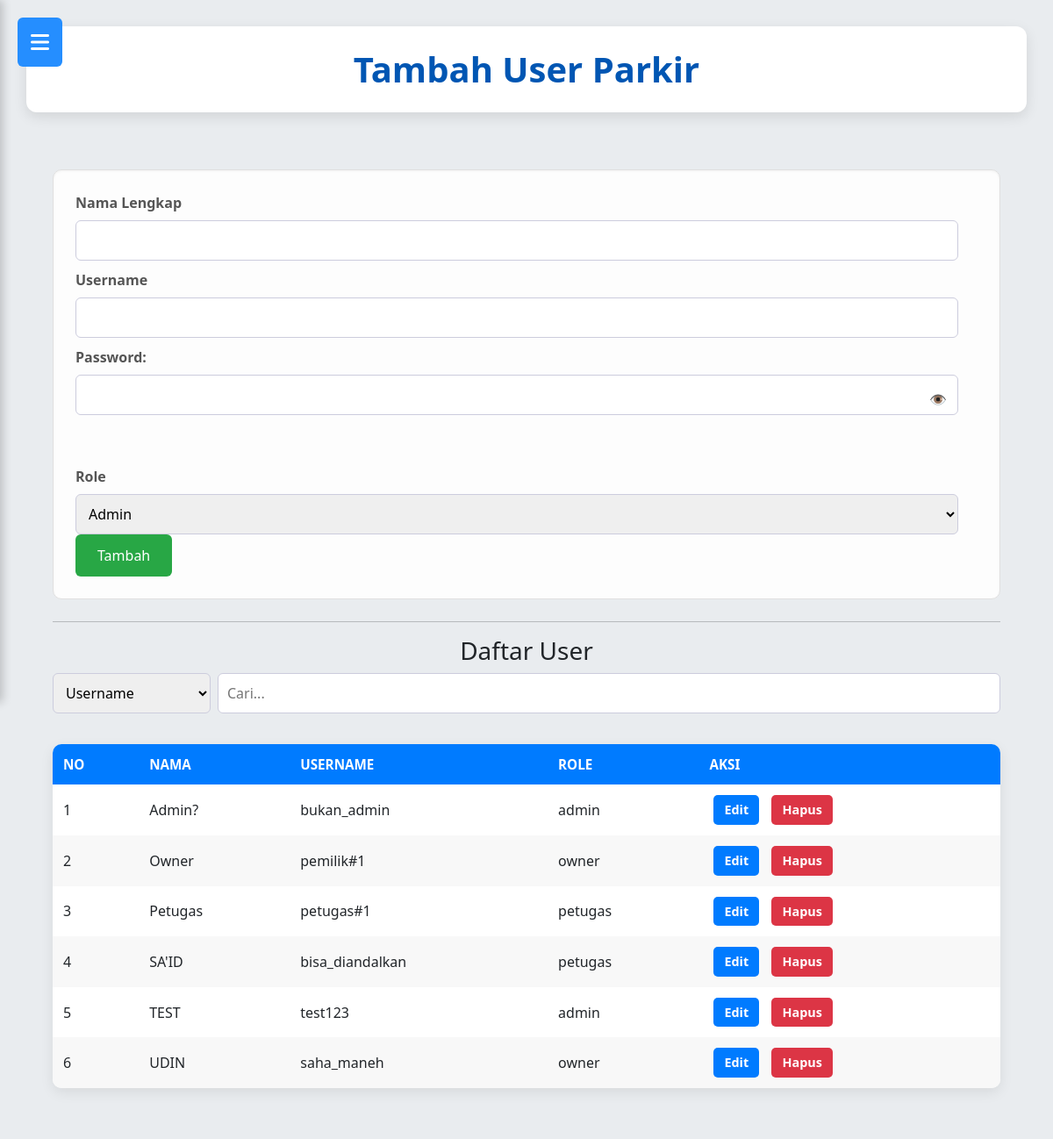
The page /tambah_user_parkir.php (signed in) on the database as committed earlier.
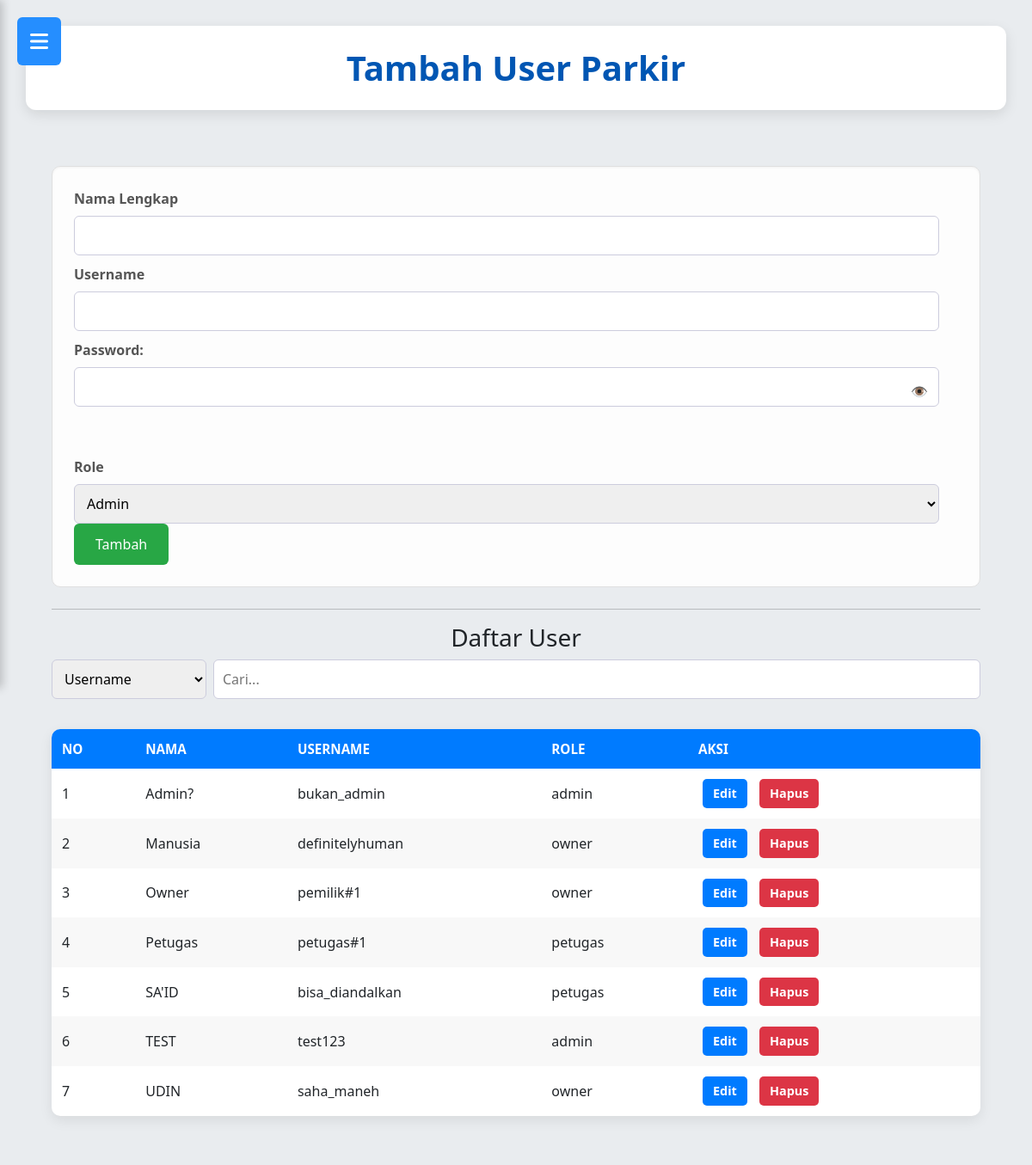
The same page on the database as committed later.
### tables this page shows
CREATE TABLE `tb_user` (
  `id_user` int(11) NOT NULL,
  `nama_lengkap` varchar(50) NOT NULL,
  `username` varchar(50) NOT NULL,
  `password` varchar(100) NOT NULL,
  `role` enum('admin','petugas','owner') NOT NULL,
  `status_aktif` tinyint(1) NOT NULL
);

### tambah_user_parkir.php (the view, shortened to what this page needs)
<?php
$edit_mode = false;
$edit_id = $edit_nama_lengkap = $edit_username = $edit_role = '';
?>
<!DOCTYPE html>
<html lang="id">
    <head>
        <link rel="stylesheet" href="desain_parkir.css">
        <link href="https://cdn.jsdelivr.net/npm/bootstrap@5.3.0/dist/css/bootstrap.min.css" rel="stylesheet">
        <link href="https://cdnjs.cloudflare.com/ajax/libs/font-awesome/6.4.2/css/all.min.css" rel="stylesheet">
        <link href="https://cdnjs.cloudflare.com/ajax/libs/font-awesome/6.4.0/css/all.min.css" rel="stylesheet">
        <link href="https://cdn.jsdelivr.net/npm/bootstrap@5.3.0/dist/css/bootstrap.min.css" rel="stylesheet">
        <link rel="stylesheet" href="https://cdnjs.cloudflare.com/ajax/libs/font-awesome/6.0.0-beta3/css/all.min.css">
        <link rel="stylesheet" href="https://cdnjs.cloudflare.com/ajax/libs/font-awesome/6.4.0/css/all.min.css">
        <link rel="stylesheet" href="https://cdn.datatables.net/1.13.4/css/jquery.dataTables.min.css">
    </head>
<body>
    <div class="wrapper">
        <main class="main-content">
        <header class="main-header"><h2>Tambah User Parkir</h2></header>
        <main class="main-content">
            <form method="POST" action="tambah_user_parkir.php">
    <?php include 'sidebar_parkiran.php'; ?>
    <label>Nama Lengkap</label>
    <input type="text" name="nama_lengkap" value="<?= $edit_nama_lengkap ?>" required>
    <label>Username</label>
    <input type="text" name="username" value="<?= $edit_username ?>" required>
    <label for="password">Password: <?php echo $edit_mode ? '(Kosongkan jika tidak ingin mengubah)' : ''; ?></label><br>
    <div style="position: relative;">
        <input type="password" name="password" id="password" style="padding-right: 10px;">
        <button type="button" id="togglePassword" style="position: absolute; right: 10px; top: 50%; transform: translateY(-50%); background: none; border: none; cursor: pointer;">
            👁️
        </button>
    </div>
    <br><br>
    <label>Role</label>
    <select name="role">
        <option value="admin" <?= $edit_role=='admin'?'selected':'' ?>>Admin</option>
    </select>
    <button type="submit"><?= $edit_mode ? 'Update' : 'Tambah' ?></button>
    </form>
     <hr>
     <h3>Daftar User</h3>
     <div class="toolbar-parkir">
        <div class="search-wrapper">
            <select id="searchType">
                <option value="username">Username</option>
            </select>
            <input type="text" id="searchBox" placeholder="Cari...">
        </div>
    </div>
     <table>
        <thead>
            <tr>
                <th>No</th>
                <th>Nama</th>
                <th>Username</th>
                <th>Role</th>
                <th>Aksi</th>
            </tr>
        </thead>
        <tbody>
        <?php
        $no = 1;
        $data = $conn->query("SELECT * FROM tb_user ORDER BY nama_lengkap");
        while ($row = $data->fetch_assoc()):
        ?>
        <tr>
            <td><?= $no++ ?></td>
            <td><?= htmlspecialchars($row['nama_lengkap']) ?></td>
            <td><?= htmlspecialchars($row['username']) ?></td>
            <td><?= $row['role'] ?></td>
            <td><a class="action-link edit-link" href="?action=edit&id=<?= $row['id_user'] ?>">Edit</a>
                <a class="action-link delete-link" href="?action=delete&id=<?= $row['id_user'] ?>" onclick="return confirm('Hapus user ini?')">Hapus</a>
            </td>
        </tr>
        <?php endwhile; ?>
    </tbody>
</table>
</main>
</div>
</body>
</html>

Rows that differ between the two databases and show on the page:
added tb_user: nama_lengkap "Manusia", username "definitelyhuman", role "owner"
